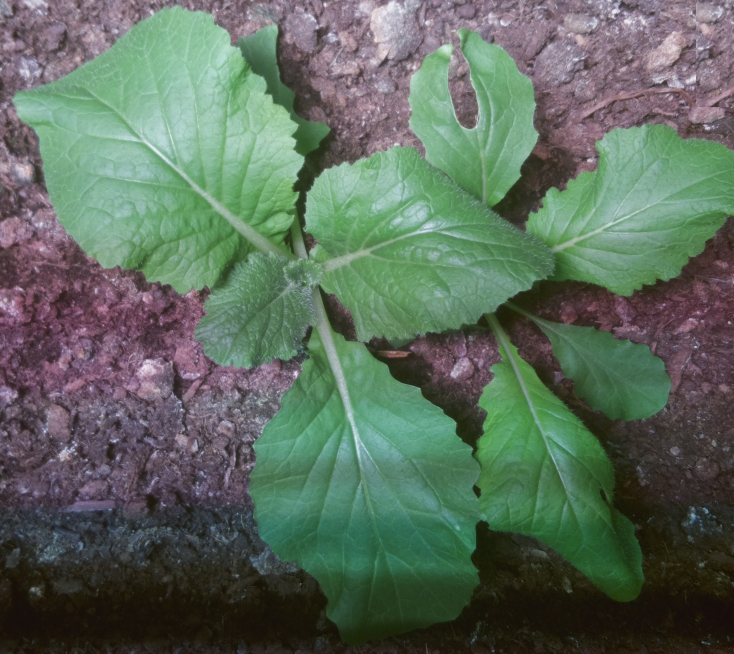
#> input picture notebooks/1.png, 2201 x 1961 px (shown at 1/3 size)
$ python poc3.py
#> lines starting #> are read from the running program, lines starting #| are printed output that depends on the picture; after the words box and inside, x2 and y2 are one past the last pixel; in counts of white or black regions, pixels touching at a corner belong together
#> in read_image, image is the input picture: shape (1961, 2201, 3); mean B, G, R 93.1, 107.5, 92.1
#> in split_rgb, `green = img[:,:,1]`:
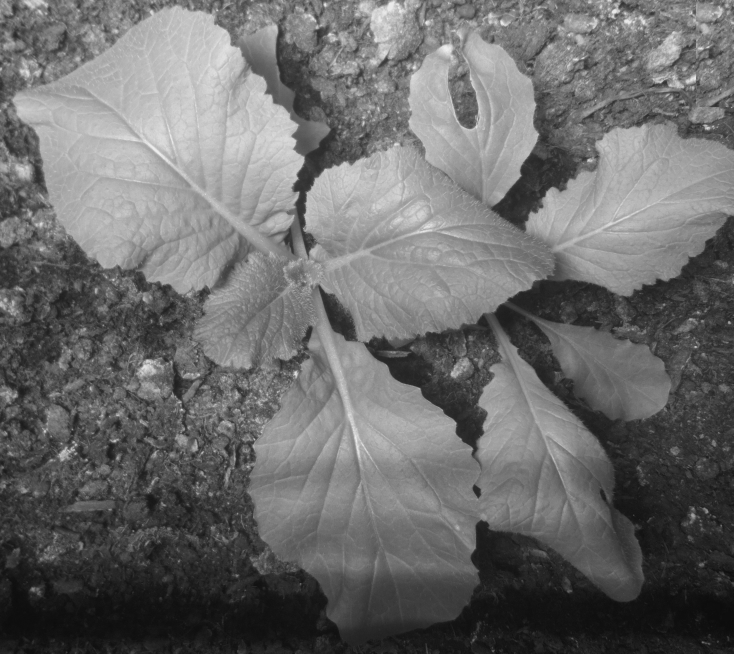
#> green: shape (1961, 2201) (shown at 1/3 size); min 11, max 243, mean 107.5
#> in split_rgb, `blue = img[:,:,0]`:
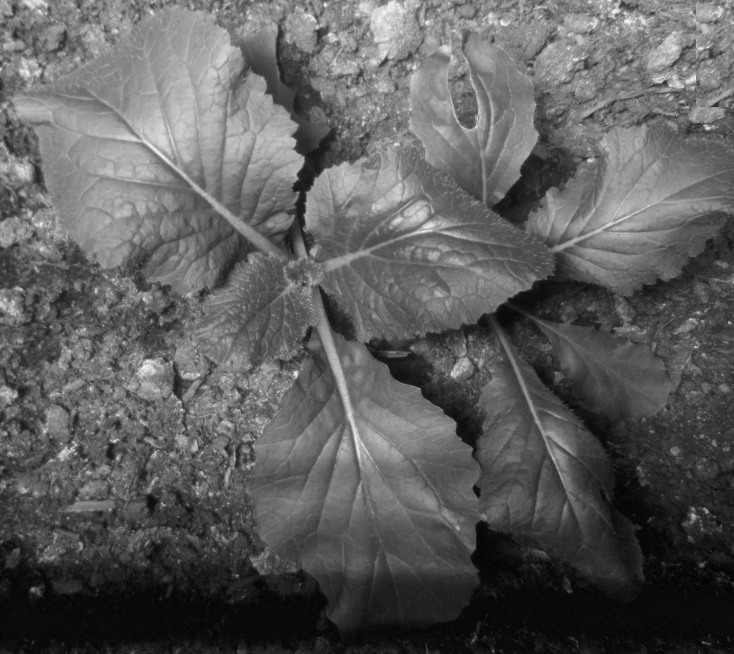
#> blue: shape (1961, 2201) (shown at 1/3 size); min 0, max 250, mean 93.1
import cv2
import numpy as np

def scale_range (input, min, max):
    input += -(np.min(input))
    input /= np.max(input) / (max - min)
    input += min
    return input

#the darker regions have higher concentration of green pigment
def green_leaf_index(r,g,b):
    top=2*g-r-b
    down=2*g+r+b
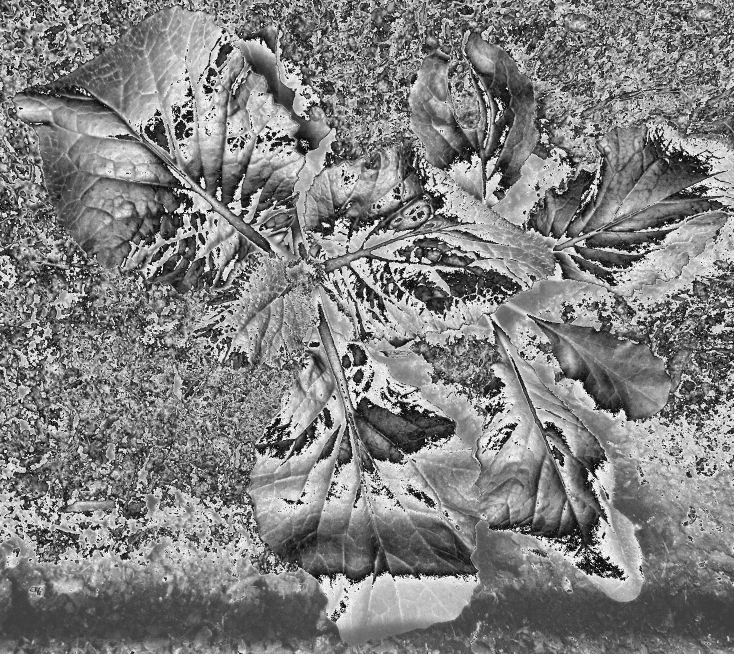
#> down: shape (1961, 2201) (shown at 1/3 size); min 0, max 255, mean 128.7
    down[down == 0] = 1
#> down: shape (1961, 2201); 0.33% of pixels changed, all inside (x1, y1, x2, y2) = (0, 0, 2201, 1958)
    temp = top/down
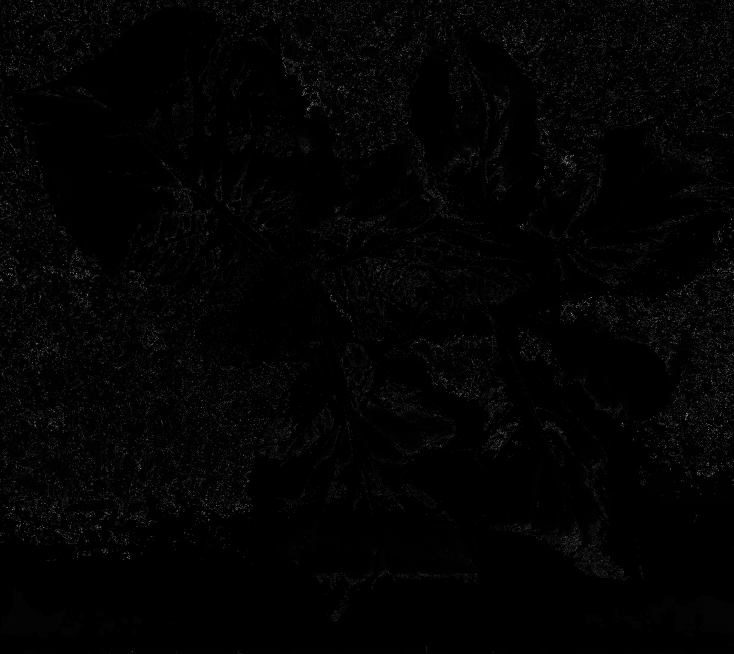
#> temp: shape (1961, 2201) float64 (shown at 1/3 size); min 0, max 255, mean 3.5
    scaled = scale_range(temp, 0, 255)
    return temp,scaled

def summed_green_reflectance(g):
    return sum(g)

def vi_green(g,r):
    top= g-r
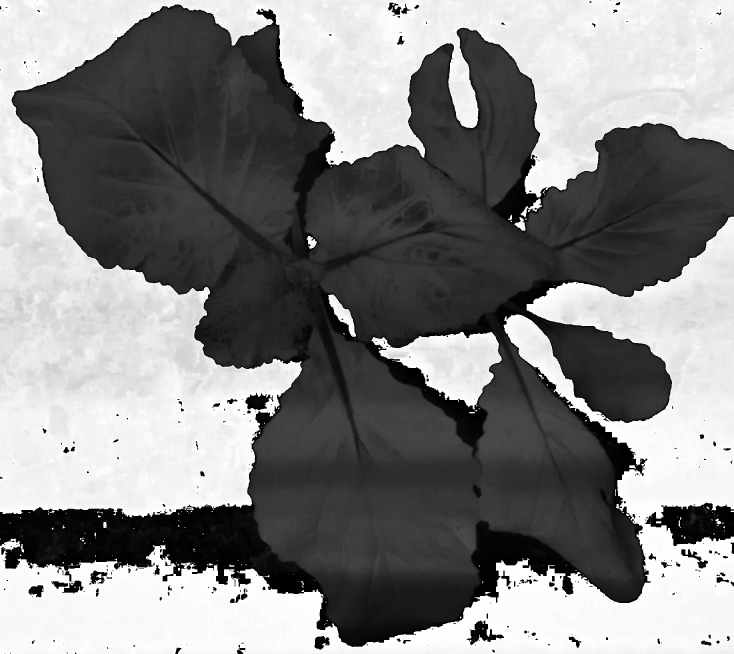
#> top: shape (1961, 2201) (shown at 1/3 size); min 0, max 255, mean 132.1
    down= g+r
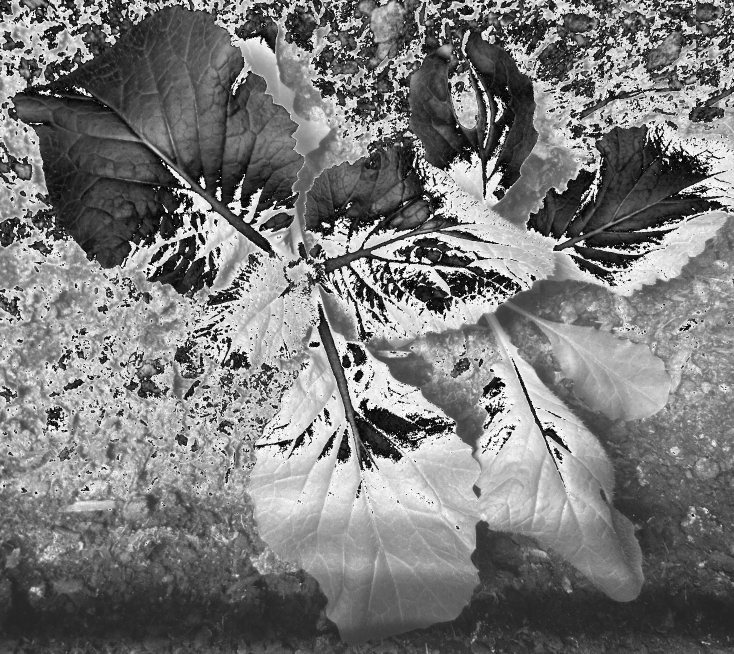
#> down: shape (1961, 2201) (shown at 1/3 size); min 0, max 255, mean 121.6
    down[down == 0] = 1
#> down: shape (1961, 2201); 0.42% of pixels changed, all inside (x1, y1, x2, y2) = (0, 0, 2201, 1647)
    temp = temp = top/down
    scaled = scale_range(temp, 0, 255)
    return temp,scaled

#darker regions have more foliage coverage
def red_to_green_ratio(r,g):
    g[g==0] = 225*100
    scaled = scale_range(r/g, 0, 255)
#> call 3 of scale_range, with min = 0, max = 255
#> in scale_range (call 3), `input += -(np.min(input))`:
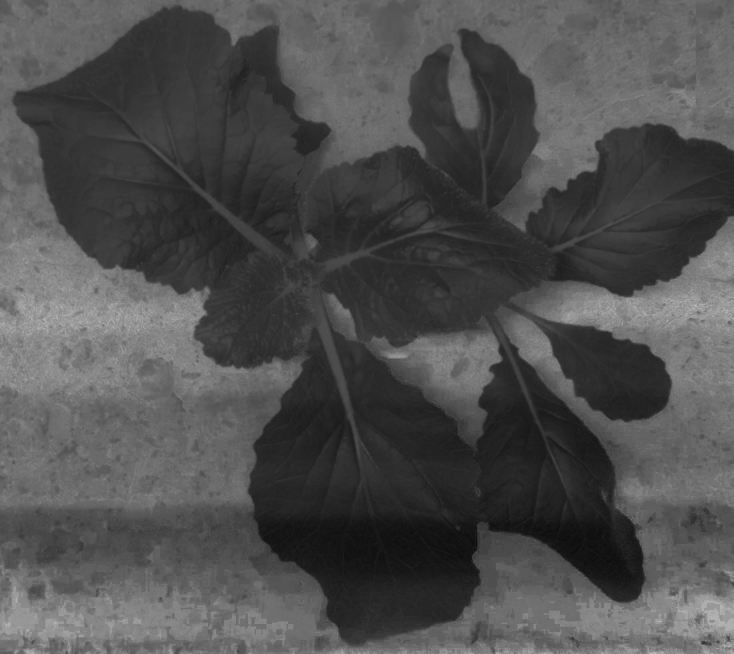
#> input: shape (1961, 2201) float64 (shown at 1/3 size); min 0, max 2.15, mean 0.67; drawn with min black and max white
    return r/g, np.array(scaled, dtype = np.uint8 )

def read_image(name):
    image = cv2.imread(name)
    return image

'''
(1/R510) - (1/R550)
'''
def carotenoid_reflectance_index_550(g):
    range_500

'''
(R550 - R450)/(R550 + R450)
'''
def plant_pigment_ratio(g):
    range_450_500


'''
NExG: Normalized Excess Green Index
 (2*G−R−B)/(G + R + B)
'''
def normalized_excess_green_index(r,g,b):
    top = (2*g - r - b)
    down = (g + r + b)
    down[down == 0] = 1
    temp = top / down
    scaled = scale_range(temp, 0, 255)
    temp, scaled

'''
NGRDI: Normalized green-red difference index
  (G - R)/ (G + R)
'''
def normalized_green_red_diff_index(r,g,b):
    top = (g - r)
    down = (g + r)
    down[down == 0] = 1
    temp = top / down
    scaled = scale_range(temp, 0, 255)
    temp, scaled


def split_rgb(img):
    red = img[:,:,2]
    green = img[:,:,1]
    blue = img[:,:,0]
    return red, green, blue

def display(img):
    cv2.imshow("",img)
    cv2.waitKey(0)
    cv2.destroyAllWindows()

def avg(arr):
    return np.average(arr)

#-----------calculating indexes-----------------

r,g,b = split_rgb(read_image("1.png"))

glf,scaled_glf = green_leaf_index(r, g, b)
#print(avg(glf))
#display(scaled_glf)

VIgreen,VIgreen_sclaed = vi_green(g,r)
#print(avg(VIgreen))
#display(VIgreen_sclaed)

r_to_g, r_to_g_scaled = red_to_green_ratio(r,g)
#print(avg(r_to_g))
#display(r_to_g_scaled)

sgr = summed_green_reflectance(g)
#> sgr = 2201 values, max 255 at index 7, min 0 at index 501, mean 128.2

$ run again, with notebooks/253_clusters.png copied over notebooks/1.png
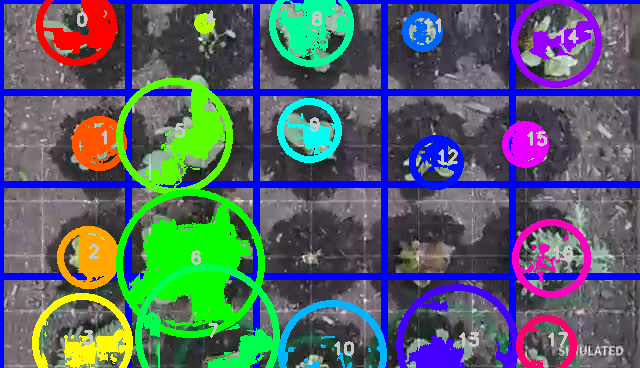
#> input picture notebooks/253_clusters.png, 640 x 368 px
#> in read_image, image is the input picture: shape (368, 640, 3); mean B, G, R 109.4, 97.2, 85.4
#> in red_to_green_ratio, `g[g==0] = 225*100`:
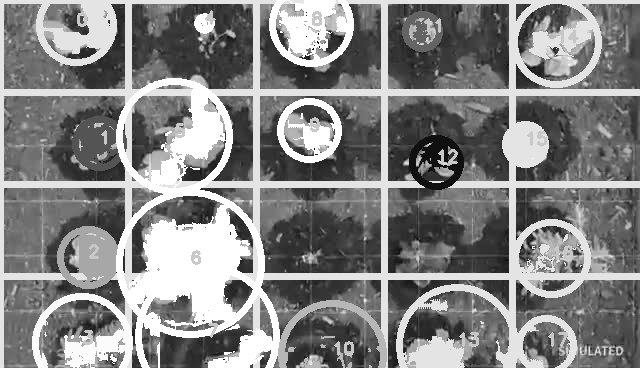
#> g: shape (368, 640); min 4, max 255, mean 131.9
#> in scale_range (call 3), `input += -(np.min(input))`:
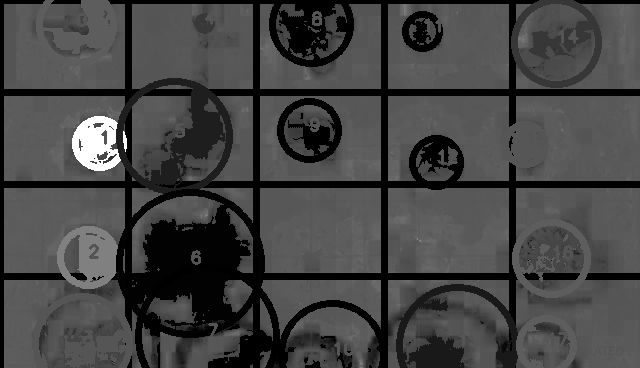
#> input: shape (368, 640) float64; min 0, max 3.04, mean 0.82; drawn with min black and max white
#> sgr = 640 values, max 255 at index 216, min 0 at index 50, mean 130.4
